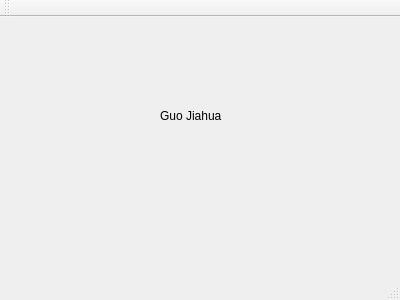
<?xml version="1.0" encoding="UTF-8"?>
<ui version="4.0">
 <class>MainWindow</class>
 <widget class="QMainWindow" name="MainWindow">
  <property name="geometry">
   <rect>
    <x>0</x>
    <y>0</y>
    <width>400</width>
    <height>300</height>
   </rect>
  </property>
  <property name="windowTitle">
   <string>MainWindow</string>
  </property>
  <widget class="QWidget" name="centralWidget">
   <widget class="QLabel" name="label">
    <property name="geometry">
     <rect>
      <x>160</x>
      <y>90</y>
      <width>71</width>
      <height>17</height>
     </rect>
    </property>
    <property name="text">
     <string>Guo Jiahua</string>
    </property>
   </widget>
  </widget>
  <widget class="QMenuBar" name="menuBar">
   <property name="geometry">
    <rect>
     <x>0</x>
     <y>0</y>
     <width>400</width>
     <height>23</height>
    </rect>
   </property>
  </widget>
  <widget class="QToolBar" name="mainToolBar">
   <attribute name="toolBarArea">
    <enum>TopToolBarArea</enum>
   </attribute>
   <attribute name="toolBarBreak">
    <bool>false</bool>
   </attribute>
  </widget>
  <widget class="QStatusBar" name="statusBar"/>
 </widget>
 <layoutdefault spacing="6" margin="11"/>
 <resources/>
 <connections/>
</ui>
